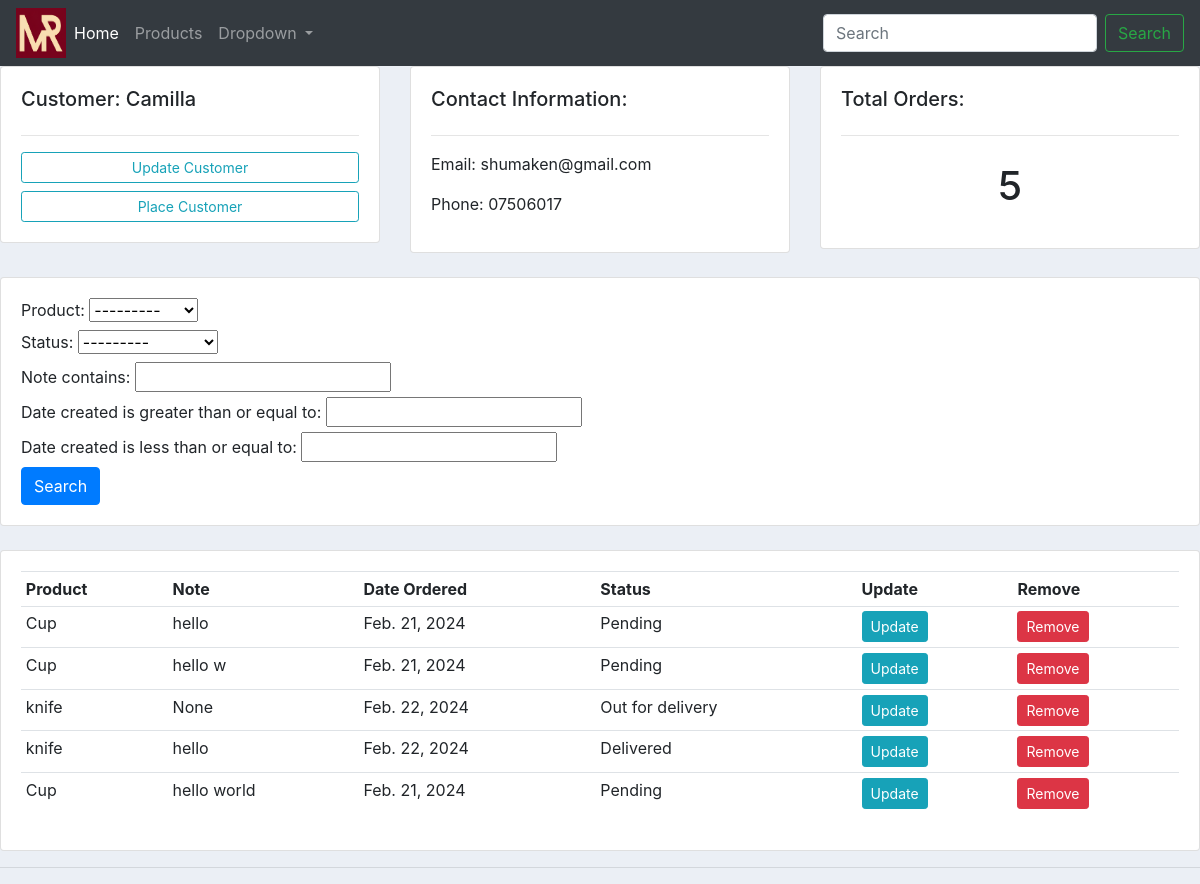
Screenshot of /customer/1 with the database file from the repository.
### accountsApp/models.py (models this page shows, shortened)
class Customer(models.Model):
    name = models.CharField(max_length=200, null=True)
    phone = models.CharField(max_length=200, null=True)
    email = models.CharField(max_length=200, null=True)
    date_created = models.DateField(auto_now_add=True)

class Order(models.Model):
    STATUS = (
        ('Pending', 'Pending'),
        ('Out for delivery', 'Out for delivery'),
        ('Delivered', 'Delivered'),
    )
    customer = models.ForeignKey(Customer, null=True, on_delete=models.SET_NULL)
    product = models.ForeignKey(Product, null=True, on_delete=models.SET_NULL)
    status = models.CharField(max_length=200, null=True, choices=STATUS)
    date_created = models.DateField(auto_now_add=True)
    note = models.CharField(max_length=200, null=True, blank=True)

class Product(models.Model):
    CATEGORY = (
        ('Indoor', 'Indoor'),
        ('Outdoor', 'Outdoor'),
    )
    name = models.CharField(max_length=200, null=True)
    price = models.FloatField(null=True)
    category = models.CharField(max_length=200, null=True, choices=CATEGORY)
    description = models.CharField(max_length=200, null=True, blank=True)
    date_created = models.DateField(auto_now_add=True)
    tags = models.ManyToManyField(Tag)
    def __str__(self):
        return self.name

### accountsApp/views.py (the view)
# urls.py: path('customer/<str:pk>', views.customer, name='customer'),
def customer(request, pk):
    customer = Customer.objects.get(id=pk)
    orders = customer.order_set.all()
    myFilter = OrderFilter(request.GET, queryset=orders)
    orders = myFilter.qs
    context = {'customer': customer, 'orders': orders, 'myFilter': myFilter}
    return render(request, '../templates/customer.html', context)

### templates/customer.html
{% extends 'main.html' %}
{% block content %}
    <div class="row">
        <div class="col-md">
            <div class="card card-body">
                <h5>Customer: {{ customer.name }}</h5>
                <hr>
                <a class="btn btn-outline-info btn-sm btn-block" href="">Update Customer</a>
                <a class="btn btn-outline-info btn-sm btn-block" href="{% url 'create_order' customer.id %}">Place Customer</a>
            </div>
        </div>
        <div class="col-md">
            <div class="card card-body">
                <h5>Contact Information:</h5>
                <hr>
                <p>Email: {{ customer.email }}</p>
                <p>Phone: {{ customer.phone }}</p>
            </div>
        </div>
        <div class="col-md">
            <div class="card card-body">
                <h5>Total Orders:</h5>
                <hr>
                <h1 style="text-align: center; padding: 10px">{{ orders.count }}</h1>
            </div>
        </div>
    </div>
    <br>
    <div class="row">
        <div class="col">
            <div class="card card-body">
                <form method="get">
                    {{ myFilter.form }}
                    <button class="btn btn-primary" type="submit">Search</button>
                </form>
            </div>
        </div>
    </div>
    <br>
    <div class="row">
        <div class="col">
            <div class="card card-body">
                <table class="table table-sm">
                    <tr>
                        <th>Product</th>
                        <th>Note</th>
                        <th>Date Ordered</th>
                        <th>Status</th>
                        <th>Update</th>
                        <th>Remove</th>
                    </tr>
                    {% for i in orders %}
                        <tr>
                            <td>{{ i.product }}</td>
                            <td>{{ i.note }}</td>
                            <td>{{ i.product.date_created }}</td>
                            <td>{{ i.status }}</td>
                            <td><a class="btn btn-sm btn-info" href="{% url 'update_order' i.id %}">Update</a></td>
                            <td><a class="btn btn-sm btn-danger" href="{% url 'delete_order' i.id %}">Remove</a></td>
                        </tr>
                    {% endfor %}
                </table>
            </div>
        </div>
    </div>
{% endblock %}

### static/css/main.css (style rules this page uses)
body { background-color: #ebeff5; }

### rows the page displays
Customer: name "Camilla", email "shumaken@gmail.com", phone "07506017"
Order: product "Cup", note "hello", product.date_created "Feb. 21, 2024", status "Pending"
Order: product "Cup", note "hello w", product.date_created "Feb. 21, 2024", status "Pending"
Order: product "knife", note "None", product.date_created "Feb. 22, 2024", status "Out for delivery"
Order: product "knife", note "hello", product.date_created "Feb. 22, 2024", status "Delivered"
Order: product "Cup", note "hello world", product.date_created "Feb. 21, 2024", status "Pending"

### other values shown
{{ orders.count }} "5"
